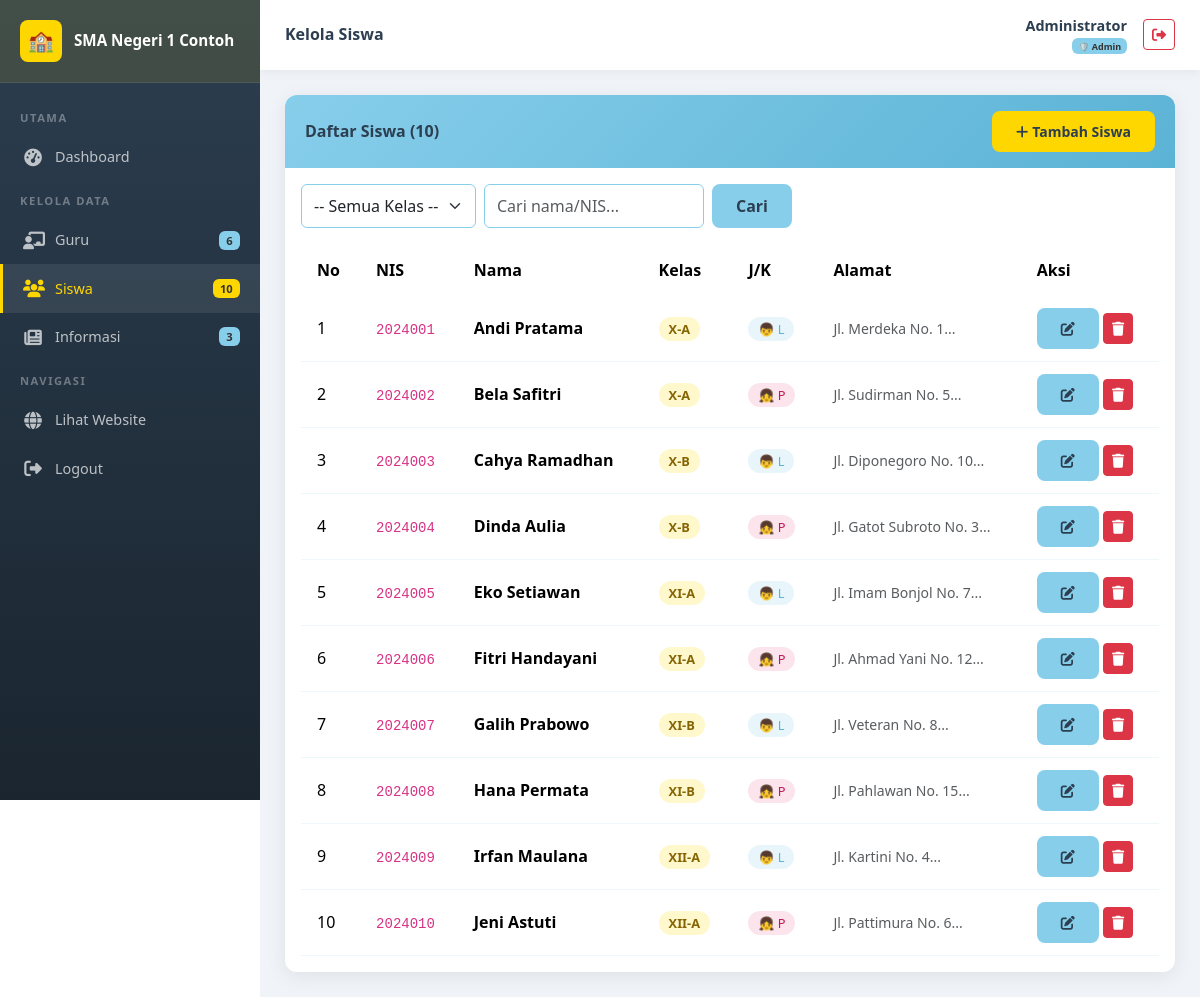
The app's page /admin/siswa/index.php (signed in) with its own data.
### tables this page shows
CREATE TABLE IF NOT EXISTS pengaturan (
    id INT AUTO_INCREMENT PRIMARY KEY,
    kunci VARCHAR(50) NOT NULL UNIQUE,
    nilai TEXT,
    keterangan VARCHAR(200)
);

CREATE TABLE IF NOT EXISTS siswa (
    id INT AUTO_INCREMENT PRIMARY KEY,
    nama VARCHAR(100) NOT NULL,
    nis VARCHAR(20) NOT NULL UNIQUE,
    kelas VARCHAR(20) NOT NULL,
    jenis_kelamin ENUM('L', 'P') NOT NULL,
    alamat TEXT DEFAULT NULL,
    telp VARCHAR(20) DEFAULT NULL,
    created_at TIMESTAMP DEFAULT CURRENT_TIMESTAMP,
    updated_at TIMESTAMP DEFAULT CURRENT_TIMESTAMP ON UPDATE CURRENT_TIMESTAMP
);

### koneksi.php (called while the page is built, shortened)
<?php
function escape($koneksi, $data) {
    return mysqli_real_escape_string($koneksi, trim($data));
}
function getSetting($koneksi, $kunci) {
    $kunci = escape($koneksi, $kunci);
    $result = mysqli_query($koneksi, "SELECT nilai FROM pengaturan WHERE kunci='$kunci'");
    if ($row = mysqli_fetch_assoc($result)) {
        return $row['nilai'];
    }
    return '';
}

### admin/siswa/index.php (the view, shortened to what this page needs)
<?php
$judul_halaman = 'Kelola Siswa';
$halaman_admin = 'siswa';
require_once __DIR__ . '/../includes/admin_header.php';
$search = isset($_GET['search']) ? escape($koneksi, $_GET['search']) : '';
$where = "WHERE 1=1";
$per_page = 20;
$page = max(1, (int)($_GET['page'] ?? 1));
$offset = ($page - 1) * $per_page;
$total = mysqli_fetch_assoc(mysqli_query($koneksi, "SELECT COUNT(*) as t FROM siswa $where"))['t'];
$result = mysqli_query($koneksi, "SELECT * FROM siswa $where ORDER BY kelas, nama LIMIT $per_page OFFSET $offset");
?>
<div class="card-admin">
    <div class="card-header-admin">
        <h5>Daftar Siswa (<?= $total ?>)</h5>
        <a href="tambah.php" class="btn btn-sm btn-kuning"><i class="fas fa-plus me-1"></i>Tambah Siswa</a>
    </div>
    <div class="p-3">
        <div class="d-flex flex-wrap gap-2 mb-3">
            <form method="GET" class="d-flex gap-2">
                <select name="kelas" class="form-select" style="width:auto; border-color:var(--biru-muda);" onchange="this.form.submit()">
                    <option value="">-- Semua Kelas --</option>
                </select>
                <input type="text" name="search" class="form-control" placeholder="Cari nama/NIS..." value="<?= htmlspecialchars($search) ?>" style="max-width:220px; border-color:var(--biru-muda);">
                <button type="submit" class="btn-biru btn">Cari</button>
            </form>
        </div>
        <div class="table-responsive">
            <table class="table table-custom table-hover mb-0">
                <thead>
                    <tr>
                        <th>No</th><th>NIS</th><th>Nama</th><th>Kelas</th><th>J/K</th><th>Alamat</th><th>Aksi</th>
                    </tr>
                </thead>
                <tbody>
                    <?php $no=$offset+1; while ($s = mysqli_fetch_assoc($result)): ?>
                    <tr>
                        <td><?= $no++ ?></td>
                        <td><code><?= htmlspecialchars($s['nis']) ?></code></td>
                        <td><strong><?= htmlspecialchars($s['nama']) ?></strong></td>
                        <td><span class="kelas-badge"><?= htmlspecialchars($s['kelas']) ?></span></td>
                        <td><span style="padding:3px 10px;border-radius:12px;font-size:0.8rem;background:<?= $s['jenis_kelamin']==='L'?'var(--biru-light)':'#fce4ec' ?>;color:<?= $s['jenis_kelamin']==='L'?'var(--biru-dark)':'#c2185b' ?>;"><?= $s['jenis_kelamin']==='L'?'👦 L':'👧 P' ?></span></td>
                        <td class="text-muted small"><?= $s['alamat'] ? htmlspecialchars(substr($s['alamat'],0,35)).'...' : '-' ?></td>
                        <td>
                            <a href="edit.php?id=<?= $s['id'] ?>" class="btn btn-sm btn-biru"><i class="fas fa-edit"></i></a>
                            <a href="hapus.php?id=<?= $s['id'] ?>" class="btn btn-sm btn-danger btn-hapus"><i class="fas fa-trash"></i></a>
                        </td>
                    </tr>
                    <?php endwhile; ?>
                </tbody>
            </table>
        </div>
    </div>
</div>
<?php require_once __DIR__ . '/../includes/admin_footer.php'; ?>

### admin/includes/admin_header.php (shortened to what this page needs)
<?php
require_once __DIR__ . '/../../koneksi.php';
$nama_sekolah = getSetting($koneksi, 'nama_sekolah');
$role = $_SESSION['role'];
$halaman_admin = $halaman_admin ?? '';
$total_guru = mysqli_fetch_assoc(mysqli_query($koneksi, "SELECT COUNT(*) as t FROM guru"))['t'];
$total_siswa = mysqli_fetch_assoc(mysqli_query($koneksi, "SELECT COUNT(*) as t FROM siswa"))['t'];
$total_info = mysqli_fetch_assoc(mysqli_query($koneksi, "SELECT COUNT(*) as t FROM informasi"))['t'];
?>
<!DOCTYPE html>
<html lang="id">
<head>
    <link rel="stylesheet" href="https://cdn.jsdelivr.net/npm/bootstrap@5.3.2/dist/css/bootstrap.min.css">
    <link rel="stylesheet" href="https://cdnjs.cloudflare.com/ajax/libs/font-awesome/6.5.0/css/all.min.css">
    <link rel="stylesheet" href="<?= BASE_URL ?>assets/css/style.css">
</head>
<body>
<div class="admin-sidebar" id="sidebar">
    <div class="sidebar-brand">
        <div class="brand-icon">🏫</div>
        <span><?= htmlspecialchars(substr($nama_sekolah, 0, 30)) ?></span>
    </div>
    <div class="nav-menu">
        <div class="nav-section">Utama</div>
        <div class="nav-item">
            <a href="<?= BASE_URL ?>admin/dashboard.php" class="<?= $halaman_admin==='dashboard'?'active':'' ?>">
                <span class="nav-icon"><i class="fas fa-tachometer-alt"></i></span> Dashboard
            </a>
        </div>
        <div class="nav-section">Kelola Data</div>
        <div class="nav-item">
            <a href="<?= BASE_URL ?>admin/guru/" class="<?= $halaman_admin==='guru'?'active':'' ?>">
                <span class="nav-icon"><i class="fas fa-chalkboard-teacher"></i></span> Guru
                <span class="ms-auto badge" style="background:var(--biru-muda);color:#333;font-size:0.7rem;"><?= $total_guru ?></span>
            </a>
        </div>
        <div class="nav-item">
            <a href="<?= BASE_URL ?>admin/siswa/" class="<?= $halaman_admin==='siswa'?'active':'' ?>">
                <span class="nav-icon"><i class="fas fa-users"></i></span> Siswa
                <span class="ms-auto badge" style="background:var(--kuning);color:#333;font-size:0.7rem;"><?= $total_siswa ?></span>
            </a>
        </div>
        <div class="nav-item">
            <a href="<?= BASE_URL ?>admin/informasi/" class="<?= $halaman_admin==='informasi'?'active':'' ?>">
                <span class="nav-icon"><i class="fas fa-newspaper"></i></span> Informasi
                <span class="ms-auto badge" style="background:var(--biru-muda);color:#333;font-size:0.7rem;"><?= $total_info ?></span>
            </a>
        </div>
        <div class="nav-section">Navigasi</div>
        <div class="nav-item">
            <a href="<?= BASE_URL ?>index.php" target="_blank">
                <span class="nav-icon"><i class="fas fa-globe"></i></span> Lihat Website
            </a>
        </div>
        <div class="nav-item">
            <a href="<?= BASE_URL ?>admin/logout.php">
                <span class="nav-icon"><i class="fas fa-sign-out-alt"></i></span> Logout
            </a>
        </div>
    </div>
</div>
<div class="admin-main">
    <div class="admin-topbar">
        <div class="d-flex align-items-center gap-3">
            <div>
                <h6 class="mb-0 fw-bold"><?= $judul_halaman ?? 'Dashboard' ?></h6>
            </div>
        </div>
        <div class="d-flex align-items-center gap-3">
            <div class="text-end d-none d-sm-block">
                <div class="fw-semibold" style="font-size:0.9rem;"><?= htmlspecialchars($_SESSION['nama_lengkap']) ?></div>
                <div class="text-muted" style="font-size:0.75rem;">
                    <?php if ($role === 'superadmin'): ?>
                    <span class="badge" style="background:var(--kuning);color:#333;">⭐ Super Admin</span>
                    <?php else: ?>
                    <span class="badge" style="background:var(--biru-muda);color:#333;">🛡️ Admin</span>
                    <?php endif; ?>
                </div>
            </div>
            <a href="logout.php" class="btn btn-sm btn-outline-danger"><i class="fas fa-sign-out-alt"></i></a>
        </div>
    </div>
    <div class="admin-content">

### assets/css/style.css (style rules this page uses)
:root { --kuning: #FFD700; --kuning-dark: #e6c200; --kuning-light: #fff8cc; --biru-muda: #87CEEB; --biru-dark: #5bb3d5; --biru-light: #e8f6fc; --putih: #FFFFFF; --abu: #f8f9fa; --teks-gelap: #2c3e50; --teks-abu: #6c757d; --shadow: 0 4px 20px rgba(0,0,0,0.08); --shadow-hover: 0 8px 30px rgba(0,0,0,0.15); --radius: 12px; --radius-sm: 8px; --transition: all 0.3s ease; }
* { box-sizing: border-box; }
body { font-family: 'Segoe UI', Tahoma, Geneva, Verdana, sans-serif; color: var(--teks-gelap); background: var(--putih); }
a { text-decoration: none; transition: var(--transition); }
.table-custom thead { background: linear-gradient(135deg, var(--biru-muda), var(--biru-dark)); color: var(--teks-gelap); }
.table-custom thead th { font-weight: 600; border: none; padding: 14px 16px; }
.table-custom tbody tr { transition: var(--transition); }
.table-custom tbody td { padding: 12px 16px; vertical-align: middle; border-color: rgba(135,206,235,0.15); }
.btn-kuning { background: var(--kuning); color: var(--teks-gelap); border: none; font-weight: 600; padding: 10px 24px; border-radius: var(--radius-sm); transition: var(--transition); }
.btn-biru { background: var(--biru-muda); color: var(--teks-gelap); border: none; font-weight: 600; padding: 10px 24px; border-radius: var(--radius-sm); transition: var(--transition); }
.admin-sidebar { width: 260px; min-height: 100vh; background: linear-gradient(180deg, var(--teks-gelap) 0%, #1a252f 100%); position: fixed; left: 0; top: 0; z-index: 100; transition: var(--transition); overflow-y: auto; }
.admin-sidebar .sidebar-brand { background: rgba(255,215,0,0.1); padding: 20px; border-bottom: 1px solid rgba(255,255,255,0.08); display: flex; align-items: center; gap: 12px; }
.admin-sidebar .sidebar-brand .brand-icon { width: 42px; height: 42px; background: var(--kuning); border-radius: var(--radius-sm); display: flex; align-items: center; justify-content: center; font-size: 1.3rem; flex-shrink: 0; }
.admin-sidebar .sidebar-brand span { color: var(--putih); font-weight: 700; font-size: 0.95rem; line-height: 1.3; }
.admin-sidebar .nav-menu { padding: 15px 0; }
.admin-sidebar .nav-section { font-size: 0.7rem; text-transform: uppercase; color: rgba(255,255,255,0.35); padding: 12px 20px 6px; letter-spacing: 1.5px; font-weight: 600; }
.admin-sidebar .nav-item a { display: flex; align-items: center; gap: 12px; padding: 11px 20px; color: rgba(255,255,255,0.7); font-weight: 500; font-size: 0.9rem; transition: var(--transition); border-left: 3px solid transparent; }
.admin-sidebar .nav-item a:hover, .admin-sidebar .nav-item a.active { background: rgba(255,255,255,0.08); color: var(--kuning); border-left-color: var(--kuning); }
.admin-sidebar .nav-item a .nav-icon { font-size: 1.1rem; width: 20px; text-align: center; }
.admin-main { margin-left: 260px; min-height: 100vh; background: #f0f4f8; transition: var(--transition); }
.admin-topbar { background: var(--putih); padding: 15px 25px; box-shadow: 0 2px 10px rgba(0,0,0,0.06); display: flex; align-items: center; justify-content: space-between; position: sticky; top: 0; z-index: 99; }
.admin-content { padding: 25px; }
.card-admin { background: var(--putih); border-radius: var(--radius); box-shadow: var(--shadow); overflow: hidden; }
.card-admin .card-header-admin { background: linear-gradient(135deg, var(--biru-muda), var(--biru-dark)); padding: 16px 20px; display: flex; align-items: center; justify-content: space-between; }
.card-admin .card-header-admin h5 { color: var(--teks-gelap); font-weight: 700; margin: 0; font-size: 1rem; }
.kelas-badge { background: var(--kuning-light); color: #856404; padding: 3px 10px; border-radius: 12px; font-size: 0.8rem; font-weight: 600; }

### records on screen
pengaturan: nilai "SMA Negeri 1 Contoh"
siswa: nis "2024001", nama "Andi Pratama", kelas "X-A", jenis_kelamin "👦 L", alamat "Jl. Merdeka No. 1"
siswa: nis "2024002", nama "Bela Safitri", kelas "X-A", jenis_kelamin "👧 P", alamat "Jl. Sudirman No. 5"
siswa: nis "2024003", nama "Cahya Ramadhan", kelas "X-B", jenis_kelamin "👦 L", alamat "Jl. Diponegoro No. 10"
siswa: nis "2024004", nama "Dinda Aulia", kelas "X-B", jenis_kelamin "👧 P", alamat "Jl. Gatot Subroto No. 3"
siswa: nis "2024005", nama "Eko Setiawan", kelas "XI-A", jenis_kelamin "👦 L", alamat "Jl. Imam Bonjol No. 7"
siswa: nis "2024006", nama "Fitri Handayani", kelas "XI-A", jenis_kelamin "👧 P", alamat "Jl. Ahmad Yani No. 12"
siswa: nis "2024007", nama "Galih Prabowo", kelas "XI-B", jenis_kelamin "👦 L", alamat "Jl. Veteran No. 8"
siswa: nis "2024008", nama "Hana Permata", kelas "XI-B", jenis_kelamin "👧 P", alamat "Jl. Pahlawan No. 15"
siswa: nis "2024009", nama "Irfan Maulana", kelas "XII-A", jenis_kelamin "👦 L", alamat "Jl. Kartini No. 4"
siswa: nis "2024010", nama "Jeni Astuti", kelas "XII-A", jenis_kelamin "👧 P", alamat "Jl. Pattimura No. 6"

### other values on screen
$total_guru "6"
$total_siswa "10"
$total_info "3"
$judul_halaman "Kelola Siswa"
$_SESSION['nama_lengkap'] "Administrator"
$total "10"
